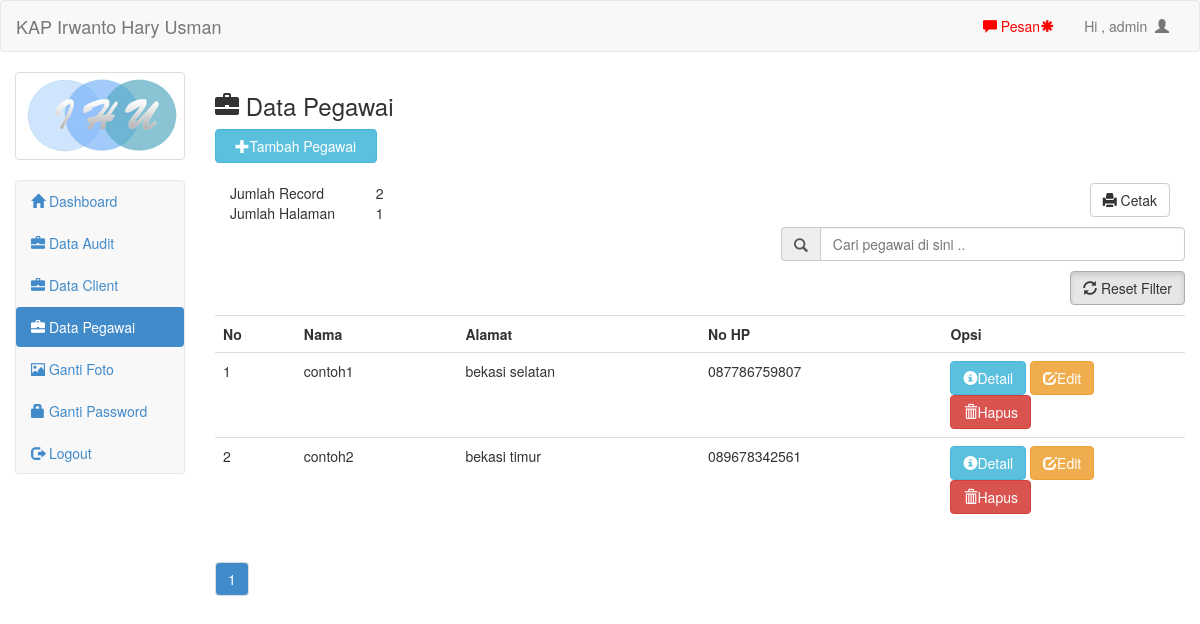
/admin/pegawai.php (signed in), run on the app's committed database.
### tables this page shows
CREATE TABLE `userdata` (
  `id` int(5) NOT NULL,
  `uname` varchar(50) NOT NULL,
  `pass` varchar(50) NOT NULL,
  `foto` text NOT NULL
);

CREATE TABLE `staffdata` (
  `staff_id` int(5) NOT NULL,
  `nama` varchar(50) NOT NULL,
  `alamat` varchar(255) NOT NULL,
  `no_hp` varchar(25) NOT NULL,
  `pendidikan` varchar(255) NOT NULL,
  `pengalaman` varchar(255) NOT NULL,
  `sertifikasi` varchar(255) NOT NULL,
  `path` varchar(50) NOT NULL,
  `file_name` varchar(50) NOT NULL
);

### admin/pegawai.php (the view, shortened to what this page needs)
<?php include 'header.php'; ?>
<h3><span class="glyphicon glyphicon-briefcase"></span>  Data Pegawai</h3>
<button style="margin-bottom:20px" data-toggle="modal" data-target="#myModal" class="btn btn-info col-md-2"><span class="glyphicon glyphicon-plus"></span>Tambah Pegawai</button>
<br/>
<br/>
<?php
$halaman = 10;
$page = isset($_GET["halaman"]) ? (int)$_GET["halaman"] : 1;
$mulai = ($page>1) ? ($page * $halaman) - $halaman : 0;
$result = mysqli_query($con,"select * from staffdata");
$total = mysqli_num_rows($result);
$pages = ceil($total/$halaman);
$no =$mulai+1;
?>
<div class="col-md-12">
	<table class="col-md-2">
		<tr>
			<td>Jumlah Record</td>
			<td><?php echo $total; ?></td>
		</tr>
		<tr>
			<td>Jumlah Halaman</td>
			<td><?php echo $pages; ?></td>
		</tr>
	</table>
	<a style="margin-bottom:10px" href="lap_pegawai.php" target="_blank" class="btn btn-default pull-right"><span class='glyphicon glyphicon-print'></span>  Cetak</a>
</div>
<form action="cari_pegawai.php" method="get">
	<div class="input-group col-md-5 col-md-offset-7">
		<span class="input-group-addon" id="basic-addon1"><span class="glyphicon glyphicon-search"></span></span>
		<input type="text" class="form-control" placeholder="Cari pegawai di sini .." aria-describedby="basic-addon1" name="cari" value="<?php if(isset($_GET['cari']))echo htmlspecialchars($_GET['cari']); ?>">
	</div>
</form>
<a style="margin-top:10px; margin-bottom:10px;" class="btn btn-default pull-right" href="pegawai.php"><span class="glyphicon glyphicon-refresh"></span>  Reset Filter</a>
<br/>
<table class="table table-hover" id="myTable">
	<tr>
		<th class="col-md-1"onclick="sortTable(0)">No</th>
		<th class="col-md-2"onclick="sortTable(1)">Nama</th>
		<th class="col-md-3"onclick="sortTable(2)">Alamat</th>
		<th class="col-md-3"onclick="sortTable(3)">No HP</th>
		<th class="col-md-3">Opsi</th>
	</tr>
	<?php
	if(isset($_GET['cari'])){
		$cari=mysqli_real_escape_string($con,$_GET['cari']);
		$brg=mysqli_query($con, "select * from staffdata where nama like '%".$cari."%' or alamat like '%".$cari."%'");
		$total = mysqli_num_rows($brg);
		$pages = ceil($total/$halaman);
		if($total==0) {
			if($_GET['cari'] == "kosong"){
				echo "<div class='alert alert-danger'>Keyword belum dimasukkan!!</div>";
			}
			else {
				echo "<div class='alert alert-warning'>Keyword tidak dapat ditemukan!!</div>";
			}
		}
		else {
			echo "<h4> Data Pegawai dengan keyword  <a style='color:blue'> ". $_GET['cari']."</a></h4>";
		}
	}
	else{
		$brg=mysqli_query($con, "select * from staffdata limit $mulai, $halaman");
	}
	while($b=mysqli_fetch_array($brg)){
		?>
		<tr>
			<td><?php echo $no++;?></td>
			<td><?php echo $b['nama'] ?></td>
			<td><?php echo $b['alamat'] ?></td>
			<td><?php echo $b['no_hp'] ?></td>
			<td>
				<a href="det_pegawai.php?staff_id=<?php echo $b['staff_id']; ?>" class="btn btn-info"><span class="glyphicon glyphicon-info-sign"></span>Detail</a>
				<a href="edit_pegawai.php?staff_id=<?php echo $b['staff_id']; ?>" class="btn btn-warning"><span class="glyphicon glyphicon-edit"></span>Edit</a>
				<a onclick="if(confirm('Apakah anda yakin ingin menghapus data ini ??')){ location.href='hapus_pegawai.php?staff_id=<?php echo $b['staff_id']; ?>' }" class="btn btn-danger"><span class="glyphicon glyphicon-trash"></span>Hapus</a>
			</td>
		</tr>
		<?php
	}
	?>
</table>
<ul class="pagination">
			<?php
			for($i=1;$i<=$pages;$i++){
				$hal=isset($_GET["halaman"]);
				?>
				<li><a <?php if($hal!=NULL){if ($_GET["halaman"] == $i) {echo 'class="active"';}}else {if ($i==1){echo 'class="active"';}} ?> href="?halaman=<?php echo $i ?>"><?php echo $i ?></a></li>
				<?php
			}
			?>
</ul>
<?php
include 'footer.php';
?>

### admin/header.php (shortened to what this page needs)
<!DOCTYPE html>
<html>
<head>
	<?php
	include 'config.php';
	?>
	<link rel="stylesheet" type="text/css" href="../assets/css/bootstrap.css">
	<link rel="stylesheet" type="text/css" href="../assets/js/jquery-ui/jquery-ui.css">
</head>
<body>
	<div class="navbar navbar-default">
		<div class="container-fluid">
			<div class="navbar-header">
				<a href="index.php" class="navbar-brand">KAP Irwanto Hary Usman</a>
			</div>
			<div class="collapse navbar-collapse" id="headerMenu">
				<ul class="nav navbar-nav navbar-right">
					<li><a id="pesan_sedia" href="#" data-toggle="modal" data-target="#modalpesan"><span class='glyphicon glyphicon-comment'></span>  Pesan</a></li>
					<li><a class="dropdown-toggle" data-toggle="dropdown" role="button" href="#">Hi , <?php echo $_SESSION['uname']  ?>&nbsp&nbsp<span class="glyphicon glyphicon-user"></span></a></li>
				</ul>
			</div>
		</div>
	</div>
	<div class="col-md-2">
		<div class="row">
			<?php
			$use=$_SESSION['uname'];
			$fo=mysqli_query($con,"select foto from userdata where uname='$use'");
			while($f=mysqli_fetch_array($fo)){
				?>
				<div class="col-xs-6 col-md-12">
					<a class="thumbnail">
						<img class="img-responsive" src="foto/<?php echo $f['foto']; ?>">
					</a>
				</div>
				<?php
			}
			?>
		</div>
		<div class="navbar navbar-default">
			<div class="collapse navbar-collapse" id="collapsible">
				<ul class="nav nav-pills nav-stacked">
				<li><a href="index.php"><span class="glyphicon glyphicon-home"></span>  Dashboard</a></li>
				<li><a href="audit.php"><span class="glyphicon glyphicon-briefcase"></span>  Data Audit</a></li>
				<li><a href="client.php"><span class="glyphicon glyphicon-briefcase"></span>  Data Client</a></li>
				<li><a href="pegawai.php"><span class="glyphicon glyphicon-briefcase"></span>  Data Pegawai</a></li>
				<li><a href="ganti_foto.php"><span class="glyphicon glyphicon-picture"></span>  Ganti Foto</a></li>
				<li><a href="ganti_pass.php"><span class="glyphicon glyphicon-lock"></span> Ganti Password</a></li>
				<li><a href="logout.php"><span class="glyphicon glyphicon-log-out"></span>  Logout</a></li>
				</ul>
			</div>
		</div>
		</div>
	<div class="col-md-10">

### data on the page
userdata: foto (picture)
staffdata: nama "contoh1", alamat "bekasi selatan", no_hp "087786759807"
staffdata: nama "contoh2", alamat "bekasi timur", no_hp "089678342561"

### other printed values
$_SESSION['uname'] "admin"
$total "2"
$pages "1"
